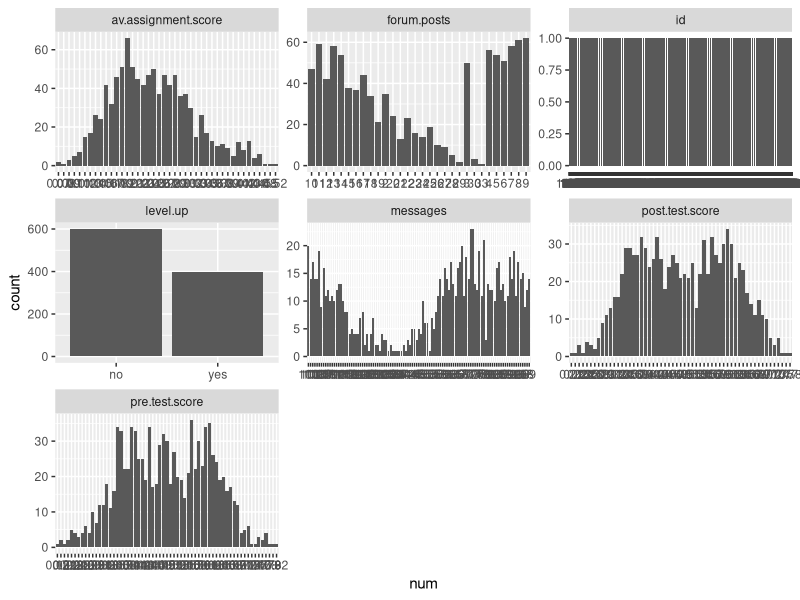

Reproduce this figure in R. (Note: this script raises an error after producing the figure.)
## ---- chunk 1
data<-read.csv("online.data.csv")
## ---- chunk 2
#Start by creating histograms of the distributions for all variables (#HINT: look up "facet" in the ggplot documentation)
library(tidyverse)
data1<-gather(data,"variable","num")
ggplot(data1, aes(x=num)) + 
  geom_histogram(stat = "count") + 
  facet_wrap(~variable, scales = "free")

#Then visualize the relationships between variables
pairs(data)

#Try to capture an intution about the data and the relationships

# The messages and post.test.score have a extremely strong correlation. messages and
# av.assignment score also has a strong correlation. Therefore, messages might be a 
# good indicator of scores. post.test.scores and w.assignment.score also seems to 
# be correlated.

## ---- chunk 3
#Create a classification tree that predicts whether a student "levels up" in the online course using three variables of your choice (As we did last time, set all controls to their minimums)
library(rpart)
class<-rpart(level.up~av.assignment.score + post.test.score + messages,data)
#Plot and generate a CP table for your tree 
printcp(class)
post(class,file = "class.ps",title = "level.up")
#Generate a probability value that represents the probability that a student levels up based your classification tree 

data$pred <- predict(class, type = "prob")[,2]#Last class we used type = "class" which predicted the classification for us, this time we are using type = "prob" to see the probability that our classififcation is based on.
## ---- chunk 4
library(ROCR)

#Plot the curve
pred.detail <- prediction(data$pred, data$level.up) 
plot(performance(pred.detail, "tpr", "fpr"))
abline(0, 1, lty = 2)

#Calculate the Area Under the Curve
unlist(slot(performance(pred.detail,"auc"), "y.values"))#Unlist liberates the AUC value from the "performance" object created by ROCR

#Now repeat this process, but using the variables you did not use for the previous model and compare the plots & results of your two models. Which one do you think was the better model? Why?
class1<-rpart(level.up~pre.test.score + forum.posts,data)
printcp(class1)
post(class1, file = "class1.ps", title = "level up")
data$pred1 <- predict(class1, type = "prob")[,2]
pred.detail1 <- prediction(data$pred1, data$level.up) 
plot(performance(pred.detail1, "tpr", "fpr"))
abline(0, 1, lty = 2)
unlist(slot(performance(pred.detail1,"auc"), "y.values"))
# The first one is a better model. Its cross-validation error is 0, which is smaller than the 0.5875 
# error of the second model. In addition, the AUC value of the first model is larger that of the second
# model. 
## ---- chunk 5
#Look at the ROC plot for your first model. Based on this plot choose a probability threshold that balances capturing the most correct predictions against false positives. Then generate a new variable in your data set that classifies each student according to your chosen threshold.

#Try 0.6 for threshold
threshold.pred1 <- ifelse(data$pred1>0.6,1,0)
data$pred1.result<-ifelse(data$pred1>0.6,1,0)

#calculate the true positive, false positive, true negative and false negative
data$tp<-ifelse(data$level.up=="yes" & data$pred1.result == 1,1,0)
data$fp<-ifelse(data$level.up=="no" & data$pred1.result == 1,1,0)
data$tn<-ifelse(data$level.up=="no" & data$pred1.result == 0,1,0)
data$fn<-ifelse(data$level.up=="yes" & data$pred1.result == 0,1,0)

#Now generate three diagnostics:
data$level.up1<-ifelse(data$level.up=="yes",1,0)
accuracy.model1 <- mean(data$pred1.result == data$level.up1)

precision.model1 <- sum(data$tp)/(sum(data$tp)+sum(data$fp))

recall.model1 <- sum(data$tp)/(sum(data$tp)+sum(data$fn))

#Finally, calculate Kappa for your model according to:

#First generate the table of comparisons
table1 <- table(data$level.up1, data$pred1.result)

#Convert to matrix
matrix1 <- as.matrix(table1)

#Calculate kappa
kappa(matrix1, exact = TRUE)/kappa(matrix1)

#I get a kappa value of 1.05 which is more than 1. I will try another way I found online
#observed accuracy
oa<-mean(data$pred1.result == data$level.up1)
#expected accuracy
tp<-sum(data$tp)
fp<-sum(data$fp)
fn<-sum(data$fn)
tn<-sum(data$tn)
ea<-((tp+fp)/1000)*((tp+fn)/1000)+((tn+fn)/1000)*((tn+fp)/1000)
#kappa=(oa-ea)/(1-ea)
k<-(oa-ea)/(1-ea)

#Now choose a different threshold value and repeat these diagnostics. What conclusions can you draw about your two thresholds?
#Try 0.3 for threshold
threshold.pred2 <- ifelse(data$pred1>0.3,1,0)
data$pred2.result<-ifelse(data$pred1>0.3,1,0)

#calculate the true positive, false positive, true negative and false negative
data$tp1<-ifelse(data$level.up=="yes" & data$pred2.result == 1,1,0)
data$fp1<-ifelse(data$level.up=="no" & data$pred2.result == 1,1,0)
data$tn1<-ifelse(data$level.up=="no" & data$pred2.result == 0,1,0)
data$fn1<-ifelse(data$level.up=="yes" & data$pred2.result == 0,1,0)

#Now generate three diagnostics:
accuracy.model2 <- mean(data$pred2.result == data$level.up1)

precision.model2 <- sum(data$tp1)/(sum(data$tp1)+sum(data$fp1))

recall.model2 <- sum(data$tp1)/(sum(data$tp1)+sum(data$fn1))

#Finally, calculate Kappa for your model according to:
#observed accuracy
oa1<-mean(data$pred2.result == data$level.up1)
#expected accuracy
tp1<-sum(data$tp1)
fp1<-sum(data$fp1)
fn1<-sum(data$fn1)
tn1<-sum(data$tn1)
ea1<-((tp1+fp1)/1000)*((tp1+fn1)/1000)+((tn1+fn1)/1000)*((tn1+fp1)/1000)
#kappa=(oa-ea)/(1-ea)
k1<-(oa1-ea1)/(1-ea1)
